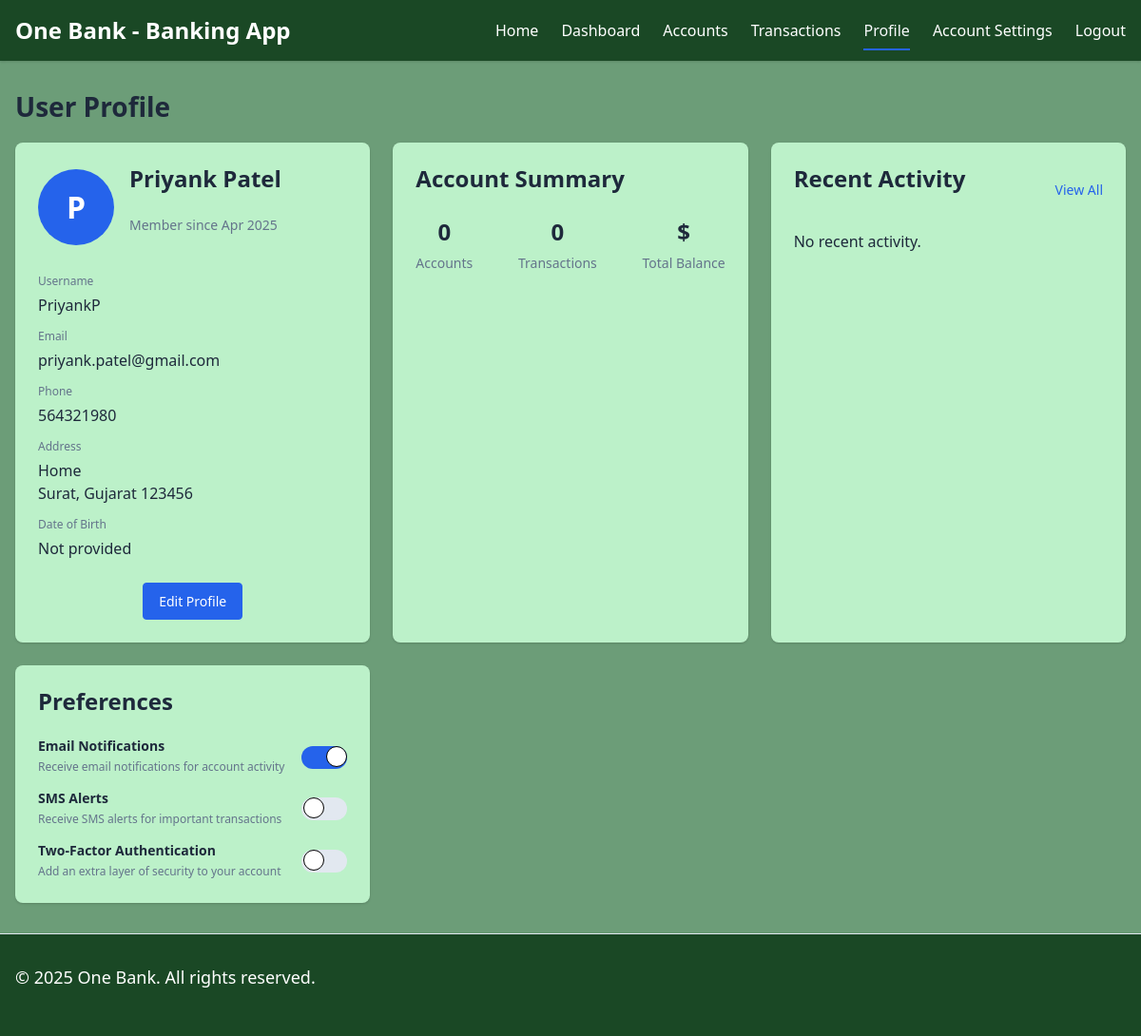
Page /profile (signed in) on the committed database.
### models.py (models this page shows, shortened)
class User(UserMixin, Base):
    __tablename__ = 'users'
    id = Column(Integer, primary_key=True)
    username = Column(String(64), unique=True, nullable=False)
    email = Column(String(120), unique=True, nullable=False)
    password_hash = Column(String(128), nullable=False)
    is_active = Column(Boolean, default=True)
    created_at = Column(DateTime, default=datetime.utcnow)
    last_seen = Column(DateTime, default=datetime.utcnow)
    profile = relationship("UserProfile", backref="user", uselist=False)
    accounts = relationship("Account", backref="user")
    transactions = relationship("Transaction", backref="user")
    login_history = relationship("LoginHistory", backref="user")
    notifications = relationship("Notification", backref="user")

class UserProfile(Base):
    __tablename__ = 'user_profiles'
    id = Column(Integer, primary_key=True)
    user_id = Column(Integer, ForeignKey('users.id'))
    first_name = Column(String(64))
    last_name = Column(String(64))
    phone_number = Column(String(20))
    address = Column(String(256))
    city = Column(String(64))
    state = Column(String(64))
    zip_code = Column(String(20))
    date_of_birth = Column(DateTime)
    profile_picture = Column(String(256))

### app.py (the view)
@app.route('/profile')
@login_required
def profile():
    from models import UserProfile
    user_profile = UserProfile.query.filter_by(user_id=current_user.id).first()
    return render_template('profile.html', profile=user_profile)

### app.py (called while the page is built)
@login_manager.user_loader
def load_user(user_id):
    return User.query.get(int(user_id))

@app.teardown_appcontext
def shutdown_session(exception=None):
    db_session.remove()

@app.before_request
def before_request():
    g.user = current_user
    if current_user.is_authenticated:
        current_user.last_seen = datetime.utcnow()
        db_session.commit()

### templates/profile.html (shortened to what this page needs)
<!DOCTYPE html>
<html lang="en">
<head>
    <link rel="stylesheet" href="{{ url_for('static', filename='css/styles.css') }}">
</head>
<body>
    <header>
        <div class="container">
            <div class="logo">
                <h1>One Bank - Banking App</h1>
            </div>
            <nav>
                <ul>
                    <li><a href="{{ url_for('index') }}">Home</a></li>
                    <li><a href="{{ url_for('dashboard') }}">Dashboard</a></li>
                    <li><a href="{{ url_for('transactions.accounts_list') }}">Accounts</a></li>
                    <li><a href="{{ url_for('transactions.transactions_list') }}">Transactions</a></li>
                    <li><a href="{{ url_for('profile') }}" class="active">Profile</a></li>
                    <li><a href="{{ url_for('auth.account') }}">Account Settings</a></li>
                    <li><a href="{{ url_for('auth.logout') }}">Logout</a></li>
                </ul>
            </nav>
        </div>
    </header>
    <main>
        <section class="profile">
            <div class="container">
                <h2>User Profile</h2>
                <div class="profile-grid">
                    <div class="profile-card user-info">
                        <div class="profile-header">
                            <div class="profile-avatar">
                                {% if profile and profile.profile_picture %}
                                    <img src="{{ profile.profile_picture }}" alt="Profile Picture">
                                {% else %}
                                    <div class="avatar-placeholder">
                                        {{ current_user.username[0].upper() }}
                                    </div>
                                {% endif %}
                            </div>
                            <div class="profile-name">
                                <h3>
                                    {% if profile %}
                                        {{ profile.first_name }} {{ profile.last_name }}
                                    {% else %}
                                        {{ current_user.username }}
                                    {% endif %}
                                </h3>
                                <p class="user-since">Member since {{ current_user.created_at.strftime('%b %Y') }}</p>
                            </div>
                        </div>
                        <div class="profile-details">
                            <div class="detail-item">
                                <span class="detail-label">Username</span>
                                <span class="detail-value">{{ current_user.username }}</span>
                            </div>
                            <div class="detail-item">
                                <span class="detail-label">Email</span>
                                <span class="detail-value">{{ current_user.email }}</span>
                            </div>
                            {% if profile %}
                                <div class="detail-item">
                                    <span class="detail-label">Phone</span>
                                    <span class="detail-value">{{ profile.phone_number or 'Not provided' }}</span>
                                </div>
                                <div class="detail-item">
                                    <span class="detail-label">Address</span>
                                    <span class="detail-value">
                                        {% if profile.address %}
                                            {{ profile.address }}<br>
                                            {{ profile.city }}, {{ profile.state }} {{ profile.zip_code }}
                                        {% else %}
                                            Not provided
                                        {% endif %}
                                    </span>
                                </div>
                                <div class="detail-item">
                                    <span class="detail-label">Date of Birth</span>
                                    <span class="detail-value">
                                        {% if profile.date_of_birth %}
                                            {{ profile.date_of_birth.strftime('%b %d, %Y') }}
                                        {% else %}
                                            Not provided
                                        {% endif %}
                                    </span>
                                </div>
                            {% endif %}
                        </div>
                        <div class="profile-actions">
                            <a href="#" class="btn btn-primary">Edit Profile</a>
                        </div>
                    </div>
                    <div class="profile-card account-summary">
                        <h3>Account Summary</h3>
                        <div class="summary-stats">
                            <div class="stat-item">
                                <span class="stat-value">{{ accounts|length }}</span>
                                <span class="stat-label">Accounts</span>
                            </div>
                            <div class="stat-item">
                                <span class="stat-value">{{ recent_transactions|length }}</span>
                                <span class="stat-label">Transactions</span>
                            </div>
                            <div class="stat-item">
                                <span class="stat-value">${{ total_balance }}</span>
                                <span class="stat-label">Total Balance</span>
                            </div>
                        </div>
                    </div>
                    <div class="profile-card activity-log">
                        <div class="card-header">
                            <h3>Recent Activity</h3>
                            <a href="#" class="view-all">View All</a>
                        </div>
                        <div class="activity-list">
                            {% for activity in login_history %}
                                <div class="activity-item">
                                    <div class="activity-icon">
                                        <span class="icon login">🔑</span>
                                    </div>
                                    <div class="activity-details">
                                        <div class="activity-info">
                                            <h4>Login</h4>
                                            <p class="activity-date">{{ activity.login_time.strftime('%b %d, %Y %H:%M') }}</p>
                                        </div>
                                        <div class="activity-meta">
                                            <span class="activity-ip">{{ activity.ip_address }}</span>
                                        </div>
                                    </div>
                                </div>
                            {% else %}
                                <div class="no-activity">
                                    <p>No recent activity.</p>
                                </div>
                            {% endfor %}
                        </div>
                    </div>
                    <div class="profile-card preferences">
                        <h3>Preferences</h3>
                        <div class="preferences-list">
                            <div class="preference-item">
                                <div class="preference-info">
                                    <h4>Email Notifications</h4>
                                    <p>Receive email notifications for account activity</p>
                                </div>
                                <div class="preference-action">
                                    <label class="switch">
                                        <span class="slider"></span>
                                    </label>
                                </div>
                            </div>
                            <div class="preference-item">
                                <div class="preference-info">
                                    <h4>SMS Alerts</h4>
                                    <p>Receive SMS alerts for important transactions</p>
                                </div>
                                <div class="preference-action">
                                    <label class="switch">
                                        <span class="slider"></span>
                                    </label>
                                </div>
                            </div>
                            <div class="preference-item">
                                <div class="preference-info">
                                    <h4>Two-Factor Authentication</h4>
                                    <p>Add an extra layer of security to your account</p>
                                </div>
                                <div class="preference-action">
                                    <label class="switch">
                                        <span class="slider"></span>
                                    </label>
                                </div>
                            </div>
                        </div>
                    </div>
                </div>
            </div>
        </section>
    </main>
    <footer>
        <div class="container">
            <p>&copy; 2025 One Bank. All rights reserved.</p>
        </div>
    </footer>
</body>
</html>

### rows in the picture
User: username "P", created_at "Apr 2025", username "PriyankP", email "priyank.patel@gmail.com"
UserProfile: first_name "Priyank", last_name "Patel", phone_number "564321980", address "Home", city "Surat", state "Gujarat", zip_code "123456"

### other values in the picture
{{ accounts|length }} "0"
{{ recent_transactions|length }} "0"
